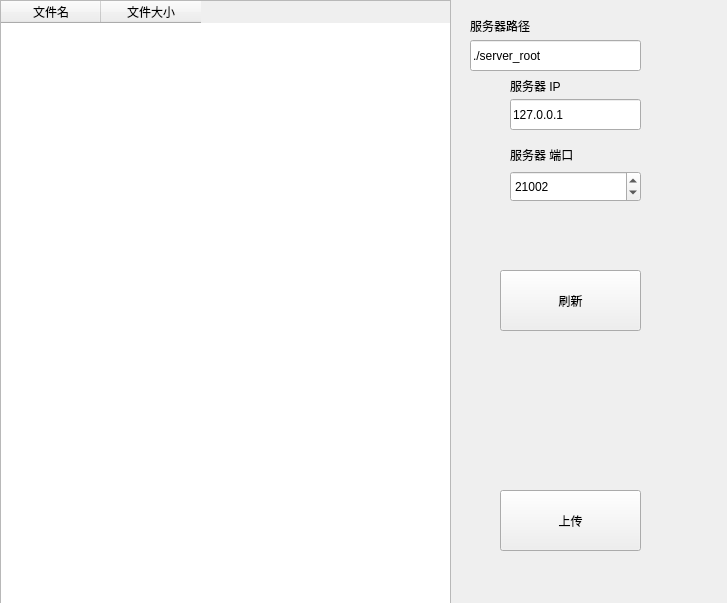
<?xml version="1.0" encoding="UTF-8"?>
<ui version="4.0">
 <class>XDiskGUIClass</class>
 <widget class="QWidget" name="XDiskGUIClass">
  <property name="geometry">
   <rect>
    <x>0</x>
    <y>0</y>
    <width>727</width>
    <height>603</height>
   </rect>
  </property>
  <property name="windowTitle">
   <string>XDiskGUI</string>
  </property>
  <widget class="QPushButton" name="refreshButton">
   <property name="geometry">
    <rect>
     <x>500</x>
     <y>270</y>
     <width>141</width>
     <height>61</height>
    </rect>
   </property>
   <property name="text">
    <string>刷新</string>
   </property>
  </widget>
  <widget class="QPushButton" name="uploadButton">
   <property name="geometry">
    <rect>
     <x>500</x>
     <y>490</y>
     <width>141</width>
     <height>61</height>
    </rect>
   </property>
   <property name="text">
    <string>上传</string>
   </property>
  </widget>
  <widget class="QTableWidget" name="filelistWidget">
   <property name="geometry">
    <rect>
     <x>0</x>
     <y>0</y>
     <width>451</width>
     <height>611</height>
    </rect>
   </property>
   <column>
    <property name="text">
     <string>文件名</string>
    </property>
   </column>
   <column>
    <property name="text">
     <string>文件大小</string>
    </property>
   </column>
  </widget>
  <widget class="QLineEdit" name="pathEdit">
   <property name="geometry">
    <rect>
     <x>470</x>
     <y>40</y>
     <width>171</width>
     <height>31</height>
    </rect>
   </property>
   <property name="text">
    <string>./server_root</string>
   </property>
  </widget>
  <widget class="QSpinBox" name="portBox">
   <property name="geometry">
    <rect>
     <x>510</x>
     <y>171</y>
     <width>131</width>
     <height>31</height>
    </rect>
   </property>
   <property name="maximum">
    <number>65535</number>
   </property>
   <property name="value">
    <number>21002</number>
   </property>
  </widget>
  <widget class="QLineEdit" name="ipEdit">
   <property name="geometry">
    <rect>
     <x>510</x>
     <y>99</y>
     <width>131</width>
     <height>31</height>
    </rect>
   </property>
   <property name="text">
    <string>127.0.0.1</string>
   </property>
  </widget>
  <widget class="QLabel" name="label">
   <property name="geometry">
    <rect>
     <x>470</x>
     <y>10</y>
     <width>131</width>
     <height>31</height>
    </rect>
   </property>
   <property name="text">
    <string>服务器路径</string>
   </property>
  </widget>
  <widget class="QLabel" name="label_2">
   <property name="geometry">
    <rect>
     <x>510</x>
     <y>70</y>
     <width>131</width>
     <height>31</height>
    </rect>
   </property>
   <property name="text">
    <string>服务器 IP</string>
   </property>
  </widget>
  <widget class="QLabel" name="label_3">
   <property name="geometry">
    <rect>
     <x>510</x>
     <y>139</y>
     <width>131</width>
     <height>31</height>
    </rect>
   </property>
   <property name="text">
    <string>服务器 端口</string>
   </property>
  </widget>
 </widget>
 <layoutdefault spacing="6" margin="11"/>
 <resources>
  <include location="xdisk_gui.qrc"/>
 </resources>
 <connections>
  <connection>
   <sender>refreshButton</sender>
   <signal>clicked()</signal>
   <receiver>XDiskGUIClass</receiver>
   <slot>Refresh()</slot>
   <hints>
    <hint type="sourcelabel">
     <x>553</x>
     <y>270</y>
    </hint>
    <hint type="destinationlabel">
     <x>546</x>
     <y>405</y>
    </hint>
   </hints>
  </connection>
  <connection>
   <sender>uploadButton</sender>
   <signal>clicked()</signal>
   <receiver>XDiskGUIClass</receiver>
   <slot>Upload()</slot>
   <hints>
    <hint type="sourcelabel">
     <x>600</x>
     <y>490</y>
    </hint>
    <hint type="destinationlabel">
     <x>655</x>
     <y>402</y>
    </hint>
   </hints>
  </connection>
 </connections>
 <slots>
  <slot>Refresh()</slot>
  <slot>Upload()</slot>
 </slots>
</ui>
